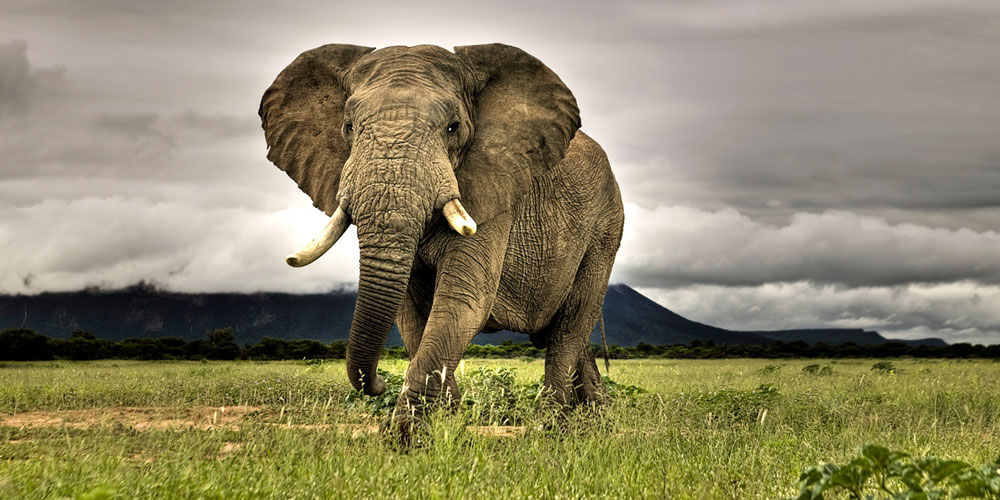
#> input picture editing/editing_system/exp.jpg, 1000 x 500 px
$ python -i ellipse.py   (imports and definitions only)   (Python 2 division)   (older library calls are emulated)
#> lines starting #> are read from the running program, lines starting #| are printed output that depends on the picture; after the words box and inside, x2 and y2 are one past the last pixel; in counts of white or black regions, pixels touching at a corner belong together
import cv2
import numpy as np
import struct
import time
import cairo
from math import pi


def gaussian_blur(img):
    return cv2.GaussianBlur(img, (5,5), 0)


def sobel_filter(img):
    sobelx = cv2.Sobel(img.copy(), cv2.CV_64F, 1, 0, ksize=5)
    sobely = cv2.Sobel(img.copy(), cv2.CV_64F, 0, 1, ksize=5)
    return (sobelx, sobely)


# [12 lines left out: function get_direction, not called in this run]


def harris_measure(Sx2, Sy2, Sxy):
    trace_matrix =  Sx2 + Sy2
    trace_square_matrix = trace_matrix * trace_matrix
    det_matrix = Sx2 * Sy2 - Sxy * Sxy
    harris_matrix = det_matrix - 0.01 * trace_square_matrix
    #Harris_matrix now bears the "score" of how possible it can be the corner
    #TODO: Figure out whether I should dilate it or not
    harris_matrix = cv2.dilate(harris_matrix, None)
    return harris_matrix


def get_eigen(i, j, Sx2, Sy2, Sxy):
    sx2 = Sx2[i][j]
    sy2 = Sy2[i][j]
    sxy = Sxy[i][j]
    harris_measure_matrix = np.array([[sx2, sxy], [sxy, sy2]])
    eigen_vals, eigen_vector = np.linalg.eigh(harris_measure_matrix)
    return eigen_vals,eigen_vector


# [18 lines left out: function get_eigen_value, not called in this run]


def get_eigen_matrix(harris_result, Sx2, Sy2, Sxy):
    row, column = harris_result.shape
    eigen_value_matrix = np.zeros((row, column, 2))
    eigen_vector_matrix = np.zeros((row, column, 2, 2))
    harris_mask = np.zeros_like(harris_result)
    harris_max = harris_result.max()
    for i in range(row):
        for j in range(column):
            if harris_result[i][j] > 0.08*harris_max:
                harris_mask[i][j] = 1
                eigen_vals, eigen_vector = get_eigen(i, j, Sx2, Sy2, Sxy)
                eigen_value_matrix[i][j] = eigen_vals
                eigen_vector_matrix[i][j] = eigen_vector
    return (eigen_value_matrix, eigen_vector_matrix, harris_mask)


# [20 lines left out: functions alpha_blending, drawEllipse, not called in this run]


def visualize(eigen_value_matrix, eigen_vector_matrix, harris_result, harris_mask):
    #TODO:In here I chose the smallest eigen as the first value that should be in here
    #TODO:which means there might be chance that the ellipses went out of the way
    #TODO:Adding another color map hereball_so_hard
    #TODO:There is a compromise we have to make so that we can actually #visualize the whole thing properly
    x,y = np.shape(harris_mask)
    surface = cairo.ImageSurface(cairo.FORMAT_ARGB32, y, x)
    ctx = cairo.Context(surface)
    ctx.set_antialias(cairo.ANTIALIAS_SUBPIXEL)
    ctx.set_source_rgb(1,1,1)
    ctx.paint()

    eigen_max = eigen_value_matrix.max()
    harris_max = harris_result.max()
    for i in range(x):
        for j in range(y):
            if harris_mask[i][j]:
                #In here we have to reverse the order since
                min_index = eigen_value_matrix[i][j].argmax(axis=0)
                max_index = eigen_value_matrix[i][j].argmin(axis=0)
                min_axis_val = np.rint(1/(eigen_value_matrix[i][j][min_index]/eigen_max))
                max_axis_val = np.rint(1/(eigen_value_matrix[i][j][max_index]/eigen_max))
                min_axis_vector = eigen_vector_matrix[i][j][min_index]
                rotation_in_degrees = np.rint(get_direction(min_axis_vector, np.array([0,1])))
                color = (0,0,0)
                alpha = harris_result[i][j]/float(harris_max)

                # This is the scale change version
                # if alpha > 0.85:
                #     pass
                # else:
                #     alpha = 0.5*alpha

                #This is the curve fitting version
                #Check the curve_fit.py for generation parameter
                alpha = 0.04118395*np.exp(3.21999742*alpha)
                ctx.set_source_rgba(0,0,0,alpha)
                drawEllipse(j, i, int(max_axis_val), int(min_axis_val), int(rotation_in_degrees), ctx)
    return surface


# [16 lines left out: function harris_value, not called in this run]


def harris_visual(img):
    sobelx, sobely = sobel_filter(img.copy())
    Ix2 = sobelx * sobelx
    Iy2 = sobely * sobely
    Ixy = sobelx * sobely
    Sx2 = gaussian_blur(Ix2)
    Sy2 = gaussian_blur(Iy2)
    Sxy = gaussian_blur(Ixy)
    harris_result = harris_measure(Sx2, Sy2, Sxy)
    eigen_value_matrix, eigen_vector_matrix, harris_mask = get_eigen_matrix(harris_result, Sx2, Sy2, Sxy)
    img = visualize(eigen_value_matrix, eigen_vector_matrix, harris_result, harris_mask)
    return img


# [25 lines left out: function produce_ellipse_video, not called in this run]


def produce_ellipse_image(src):
#> called with src = 'exp.jpg'
    img = cv2.imread(src)
#> img is the input picture: shape (500, 1000, 3); mean B, G, R 104.4, 134.5, 141.6
    img = cv2.cvtColor(img, cv2.COLOR_BGR2GRAY)
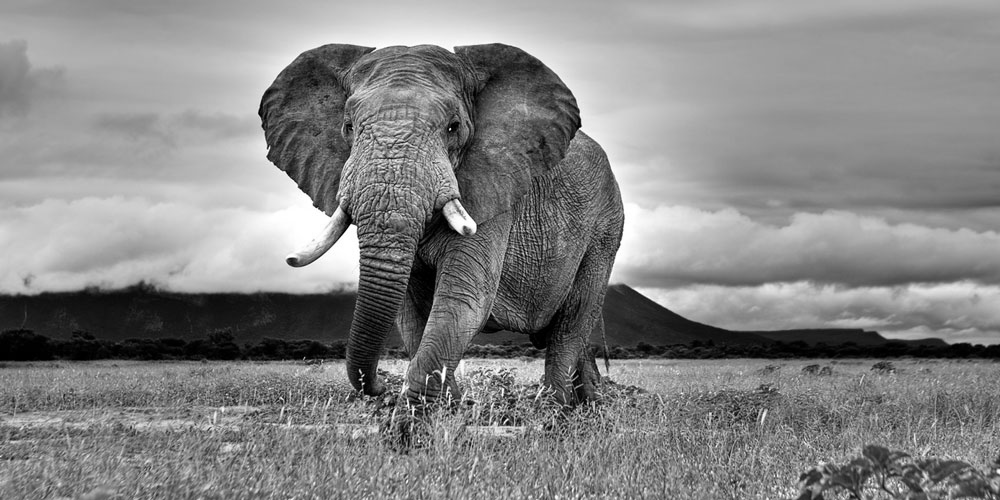
#> img: shape (500, 1000); min 0, max 255, mean 133.2
    x,y = img.shape
#> x = 500; y = 1000
    harris_result = harris_visual(img)
#> in sobel_filter, `sobelx = cv2.Sobel(img.copy(), cv2.CV_64F, 1, 0, ksize=5)`:
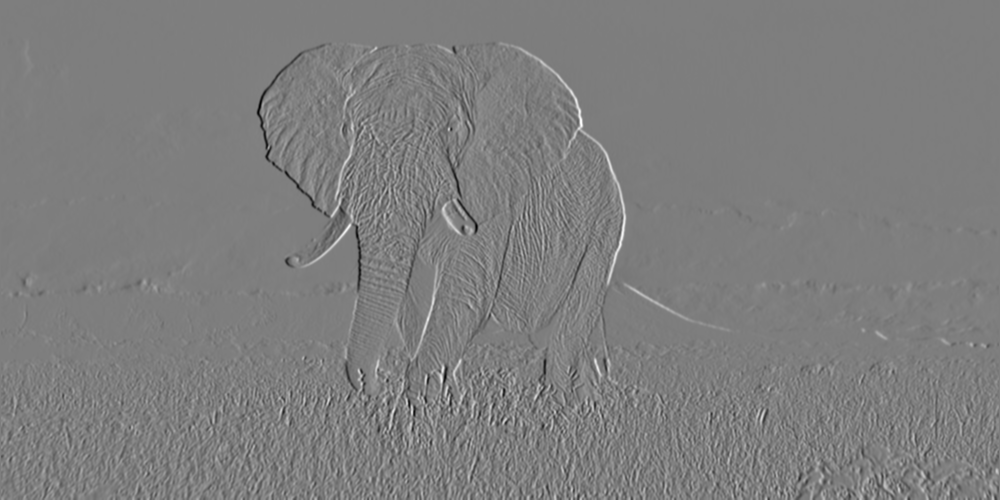
#> sobelx: shape (500, 1000) float64; min -10325, max 10537, mean -0.4; drawn with min black and max white
#> in sobel_filter, `sobely = cv2.Sobel(img.copy(), cv2.CV_64F, 0, 1, ksize=5)`:
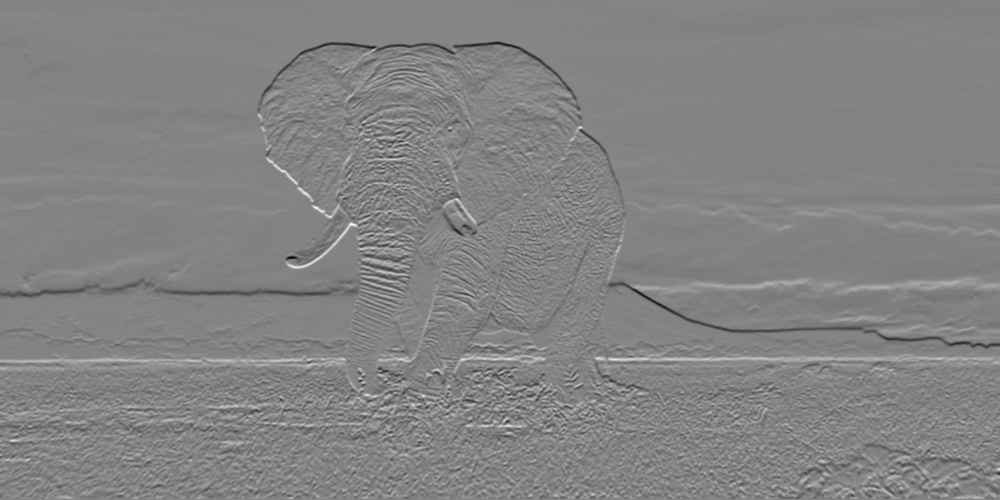
#> sobely: shape (500, 1000) float64; min -10789, max 10128, mean -11.1; drawn with min black and max white
#> in harris_visual, `Ixy = sobelx * sobely`:
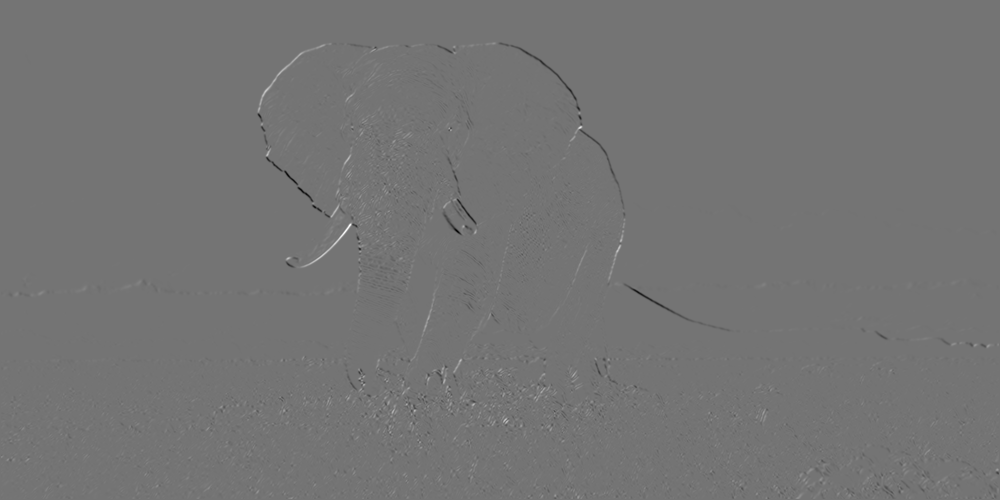
#> Ixy: shape (500, 1000) float64; min -57243795, max 68130153, mean 22736.4; drawn with min black and max white
#> in gaussian_blur (call 2), `return cv2.GaussianBlur(img, (5,5), 0)`:
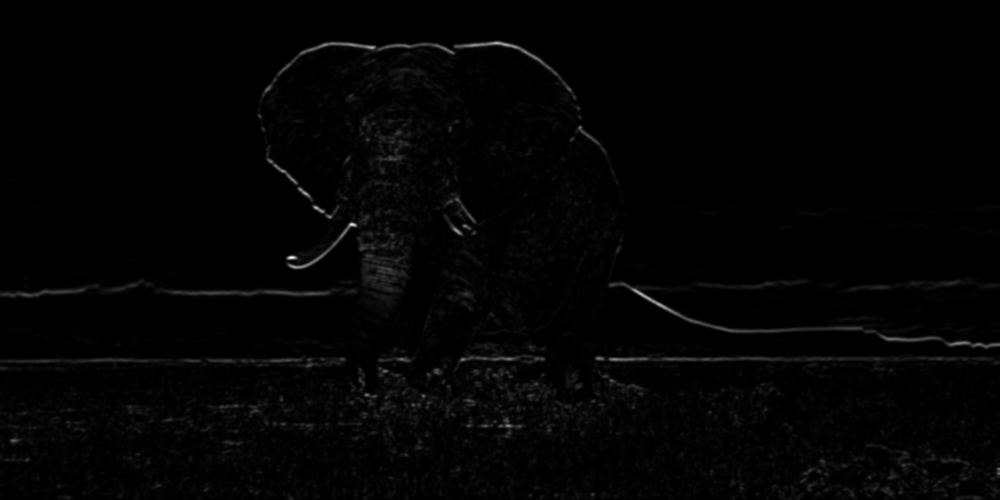
#> returned value: shape (500, 1000) float64; min 0, max 66366760.3, mean 930675.4; drawn with min black and max white
#> in harris_measure, `harris_matrix = det_matrix - 0.01 * trace_square_matrix`:
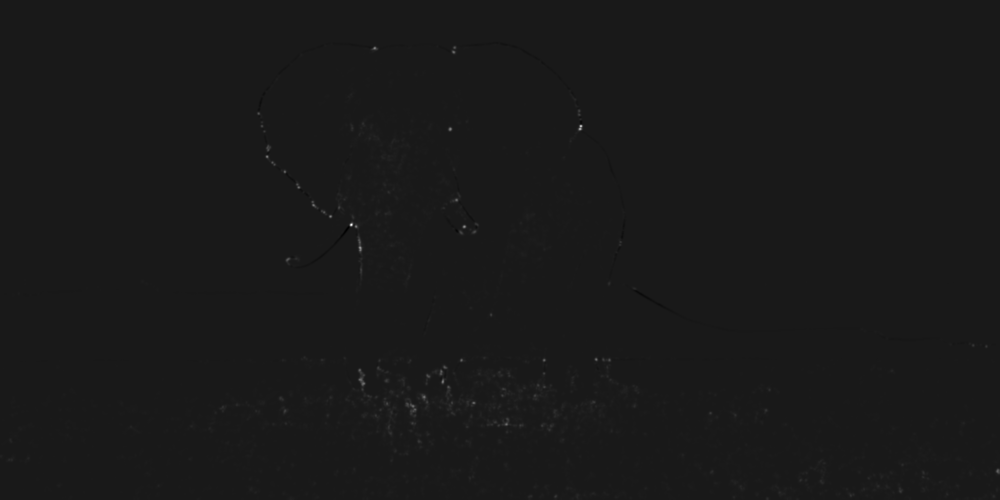
#> harris_matrix: shape (500, 1000) float64; min -6.28e+13, max 5.68e+14, mean 8.57e+11; drawn with min black and max white
#> in get_eigen_matrix, `harris_max = harris_result.max()`: harris_max = 5.68e+14
#> the loop in get_eigen_matrix, `for i in range(row):` made 500 passes
#> after the loop in get_eigen_matrix, `for i in range(row):`:
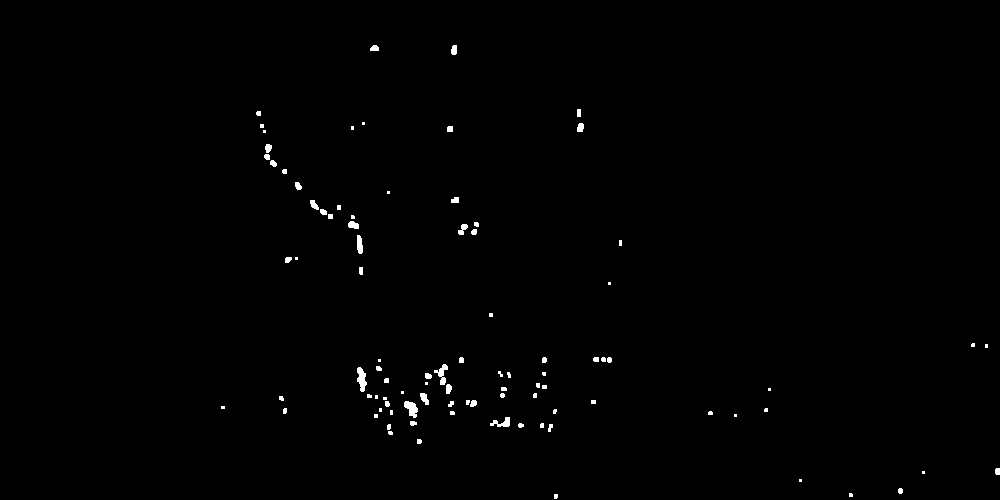
#> harris_mask: shape (500, 1000) float64; values 0 (black) and 1 (white), 0.56% white; 93 white regions (40 under 20 px), largest, box (x1, y1, x2, y2) and area: (357, 367, 367, 392) 159, (404, 401, 418, 418) 147, (434, 364, 448, 385) 127
    buf = harris_result.get_data()
    temp_result_matrix = np.frombuffer(buf, np.uint8)
    temp_result_matrix.shape = (x,y,4)
    result_matrix = temp_result_matrix[:,:,0:3]
    cv2.imwrite("ellipse_result.jpg", result_matrix)
    print "Finished writing"

#> (the run stopped early here; a loop or call above may not have finished)
